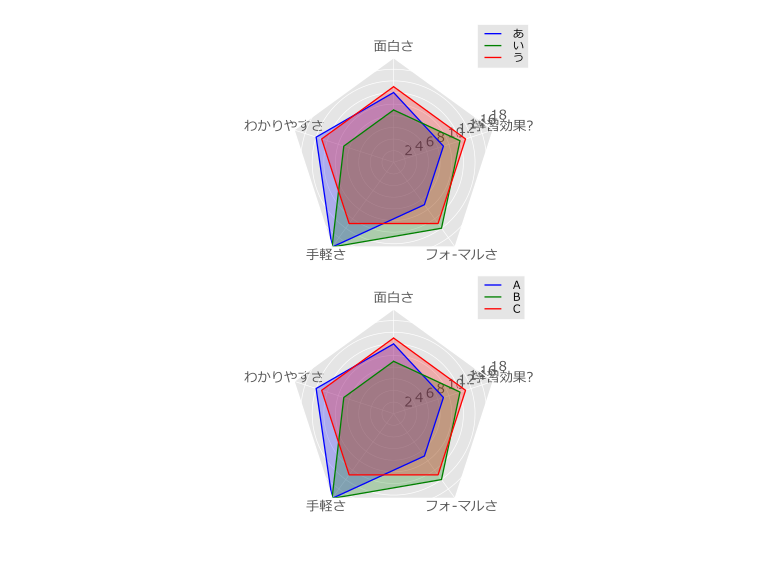

Here is the Python script that generated this plot:
from utatane import as_command, yield_fixture, subplot
from utatane.decoration import create_radar_projection


@yield_fixture
def data():
    labels = ["面白さ", "わかりやすさ", "手軽さ", "フォ-マルさ", "学習効果?", "zzz"]
    data = [
        [12, 14, 18, 9, 9],
        list(reversed([12, 14, 18, 9, 9])),
        [13, 13, 13, 13, 13],
    ]
    yield {"data": data, "labels": labels}


@as_command(legend=None)
def main(plt, *, data, labels):
    radar, theta = create_radar_projection(5, frame="polygon")

    with subplot(plt, nrows=2, ncols=1) as nth:
        with nth(1, projection=radar):
            plt.plot(theta, data[0], "b", label="あ")
            plt.fill(theta, data[0], facecolor="b", alpha=0.25)
            plt.plot(theta, data[1], "g", label="い")
            plt.fill(theta, data[1], facecolor="g", alpha=0.25)
            plt.plot(theta, data[2], "r", label="う")
            plt.fill(theta, data[2], facecolor="r", alpha=0.25)
            plt.gca().set_varlabels(labels)
            plt.legend(loc=(0.9, .95), labelspacing=0.1, fontsize='small')
        with nth(2, projection=radar):
            plt.plot(theta, data[0], "b", label="A")
            plt.fill(theta, data[0], facecolor="b", alpha=0.25)
            plt.plot(theta, data[1], "g", label="B")
            plt.fill(theta, data[1], facecolor="g", alpha=0.25)
            plt.plot(theta, data[2], "r", label="C")
            plt.fill(theta, data[2], facecolor="r", alpha=0.25)
            plt.gca().set_varlabels(labels)
            plt.legend(loc=(0.9, .95), labelspacing=0.1, fontsize='small')
